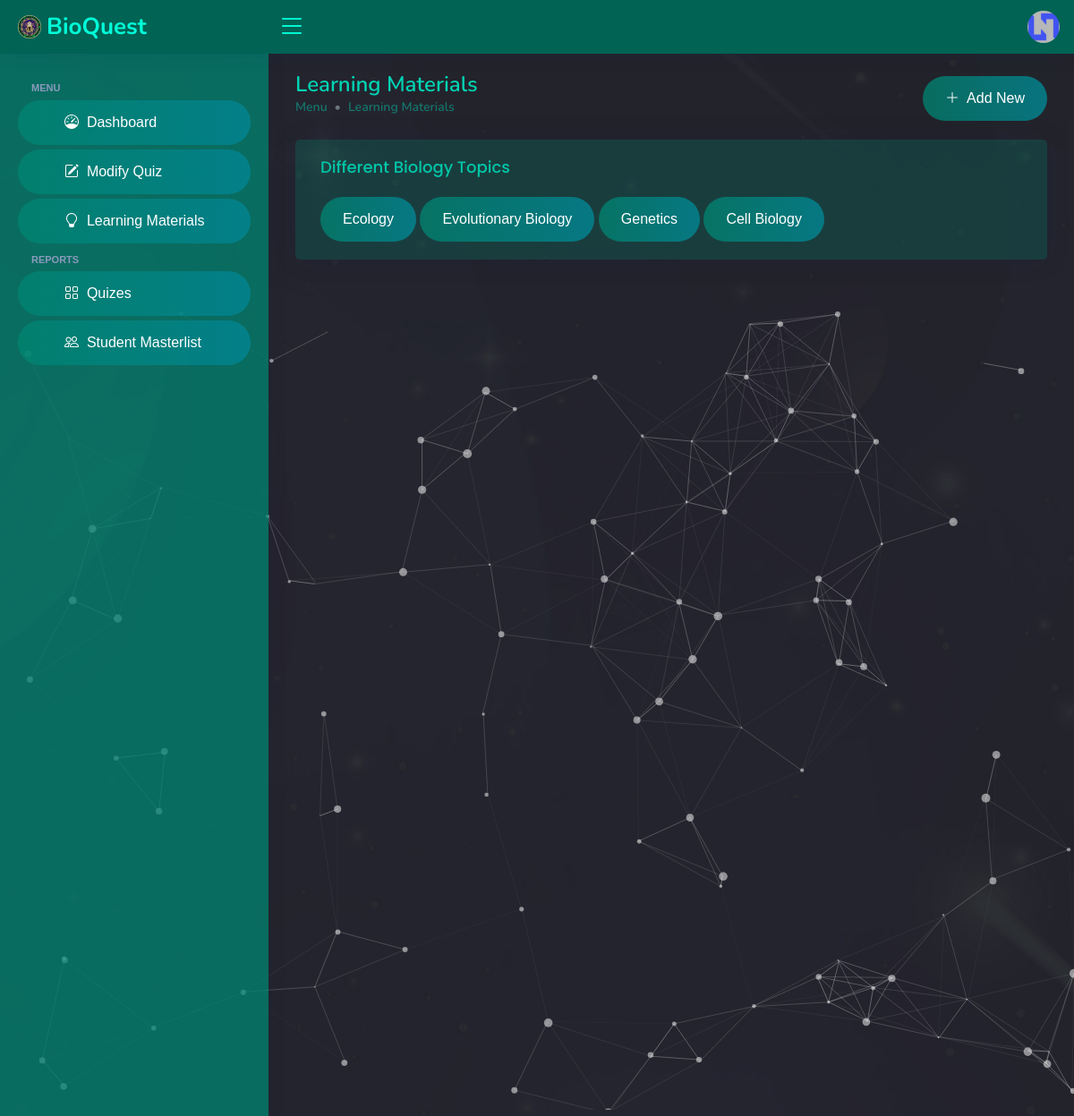
Page /teacher/topics.php (signed in) on the committed database.
### tables this page shows
CREATE TABLE IF NOT EXISTS `tbl_teacher` (
  `id` int NOT NULL AUTO_INCREMENT,
  `email` varchar(50) NOT NULL,
  `username` varchar(50) NOT NULL,
  `password` varchar(50) NOT NULL,
  `firstname` varchar(50) NOT NULL,
  `middlename` varchar(50) NOT NULL,
  `lastname` varchar(50) NOT NULL,
  `img_url` varchar(50) NOT NULL,
  `created_at` varchar(50) NOT NULL,
  `year_level` int NOT NULL,
  `section` int NOT NULL,
  PRIMARY KEY (`id`)
);

CREATE TABLE IF NOT EXISTS `tbl_topics` (
  `id` int NOT NULL AUTO_INCREMENT,
  `topic_title` varchar(50) NOT NULL,
  `filename` varchar(50) NOT NULL,
  `filepath` varchar(50) NOT NULL,
  `teacher_id` int NOT NULL,
  `created_at` varchar(50) NOT NULL,
  PRIMARY KEY (`id`)
);

### teacher/topics.php (the view, shortened to what this page needs)
<?php
include('../database-connection.php');
if (isset($_SESSION['id'])) {
?>
    <!DOCTYPE html>
    <html lang="en">
    <head>
        <?php include '../other-includes/head.php' ?>
    </head>
    <body>
        <?php include 'top-nav.php' ?>
        <?php include 'side-nav.php' ?>
        <div id="start">
            <div id="particles-js">
                <main id="main" class="main">
                    <div class="d-flex align-items-center justify-content-between">
                        <div class="pagetitle">
                            <h1>Learning Materials</h1>
                            <nav style="--bs-breadcrumb-divider: '•';">
                                <ol class="breadcrumb">
                                    <li class="breadcrumb-item">Menu</li>
                                    <li class="breadcrumb-item">Learning Materials</li>
                                </ol>
                            </nav>
                        </div>
                        <div>
                            <button class="btn-custom mb-3" data-bs-toggle="modal" data-bs-target="#addTopicModal">
                                <i class="bi bi-plus-lg"></i>&nbsp; Add New
                            </button>
                        </div>
                    </div>
                    <section class="section dashboard">
                        <div class="row">
                            <div class="col-lg-12">
                                <div class="card px-2">
                                    <div class="card-body">
                                        <h5 class="card-title">Different Biology Topics</h5>
                                        <?php
                                        $stmt = $conn->prepare(' SELECT * FROM tbl_topics ORDER BY id DESC ');
                                        $stmt->execute();
                                        $result = $stmt->get_result();
                                        while ($row = $result->fetch_assoc()) {
                                            $id = $row['id'];
                                            $topic_title = $row['topic_title'];
                                            echo '
                                            <a href="discussion.php?id=' . $id . '">
                                                <button class="btn-custom text-start">
                                                    ' . $topic_title . '
                                                </button>
                                            </a>
                                            ';
                                        }
                                        ?>
                                    </div>
                                </div>
                            </div>
                        </div>
                    </section>
                </main>
            </div>
        </div>
    </body>
    </html>
<?php
} else {
    header("Location: ../index.php");
}

### teacher/top-nav.php (shortened to what this page needs)
<?php
include '../database-connection.php';
$stmt = $conn->prepare(' SELECT * FROM tbl_teacher WHERE id = ? ');
$stmt->bind_param('i', $_SESSION['id']);
$stmt->execute();
$result = $stmt->get_result();
$row = $result->fetch_assoc();
$img_url = $row['img_url'];
?>
<header id="header" class="header fixed-top d-flex align-items-center">
    <div class="d-flex align-items-center justify-content-between">
        <a href="#" class="logo d-flex align-items-center">
            <img src="../assets/img/logo.png" alt="">
            <span class="d-none d-lg-block">BioQuest</span>
        </a>
        <i class="bi bi-list toggle-sidebar-btn"></i>
    </div>
    <nav class="header-nav ms-auto">
        <ul class="d-flex align-items-center">
            <li class="nav-item dropdown pe-3">
                <a class="nav-link nav-profile d-flex align-items-center pe-0" href="#" data-bs-toggle="dropdown">
                    <img src="../assets/img/profiles/<?php echo $img_url ?>" alt="Profile" class="rounded-circle">
                </a>
            </li>
        </ul>
    </nav>
</header>

### teacher/assets/css/style.css (style rules this page uses)
:root { --primary-color: #00c2a5; --secondary-color: #004b40; scroll-behavior: smooth; }
body { color: #444444; margin: 0; font-family: 'Source Sans Pro', sans-serif; background: #000; }
a { color: #4154f1; text-decoration: none; }
h1, h2, h3, h4, h5, h6 { font-family: "Nunito", sans-serif; }
#main { margin-top: 60px; padding: 20px 30px; transition: all 0.3s; }
.pagetitle { margin-bottom: 10px; }
.pagetitle h1 { font-size: 24px; margin-bottom: 0; font-weight: 600; color: #00d3b3; }
.card { margin-bottom: 30px; border: none; border-radius: 5px; box-shadow: 0px 0 30px rgba(1, 41, 112, 0.1); background-color: #007b684c; }
.card-title { padding: 20px 0 15px 0; font-size: 18px; font-weight: 500; color: #00c6a8; font-family: "Poppins", sans-serif; }
.card-body { padding: 0 20px 20px 20px; }
.breadcrumb { font-size: 14px; font-family: "Nunito", sans-serif; color: #899bbd; font-weight: 600; }
.breadcrumb .breadcrumb-item { color: #00debd72; }
.logo { line-height: 1; }
@media (min-width: 1200px) { .logo { width: 280px; } }
.logo img { max-height: 26px; margin-right: 6px; }
.logo span { font-size: 26px; font-weight: 700; color: #00ffd9; font-family: "Nunito", sans-serif; }
.header { transition: all 0.5s; z-index: 997; height: 60px; box-shadow: 0px 2px 20px rgba(1, 41, 112, 0.1); background-color: #008672bd; padding-left: 20px; }
.header .toggle-sidebar-btn { font-size: 32px; padding-left: 10px; cursor: pointer; color: #00ffd9; }
.header-nav ul { list-style: none; }
.header-nav>ul { margin: 0; padding: 0; }
.header-nav .nav-profile { color: #00ffd9; }
.header-nav .nav-profile img { max-height: 36px; }
@media (min-width: 1200px) { #main, #footer { margin-left: 300px; } }
#start { background: url(../images/bg1.jpg) no-repeat; background-size: cover; -webkit-background-size: cover; -moz-background-size: cover; -o-background-size: cover; -ms-background-size: cover; background-attachment: fixed; position: relative; }
#particles-js { width: 100%; background-image: url('../../images/bg1.jpg'); background-size: cover; background-position: 50% 50%; background-repeat: no-repeat; }
.btn-custom { display: inline-block; padding: 13px 25px; text-align: center; text-decoration: none; font-size: 16px; border: none; border-radius: 35px; cursor: pointer; color: #fff; background: linear-gradient(to right, #008672bd, #0583aaea); background-size: 200% 100%; transition: background-position 0.5s ease-in-out; }

### rows in the picture
tbl_teacher: img_url (placeholder picture)
tbl_topics: topic_title "Ecology"
tbl_topics: topic_title "Evolutionary Biology"
tbl_topics: topic_title "Genetics"
tbl_topics: topic_title "Cell Biology"
